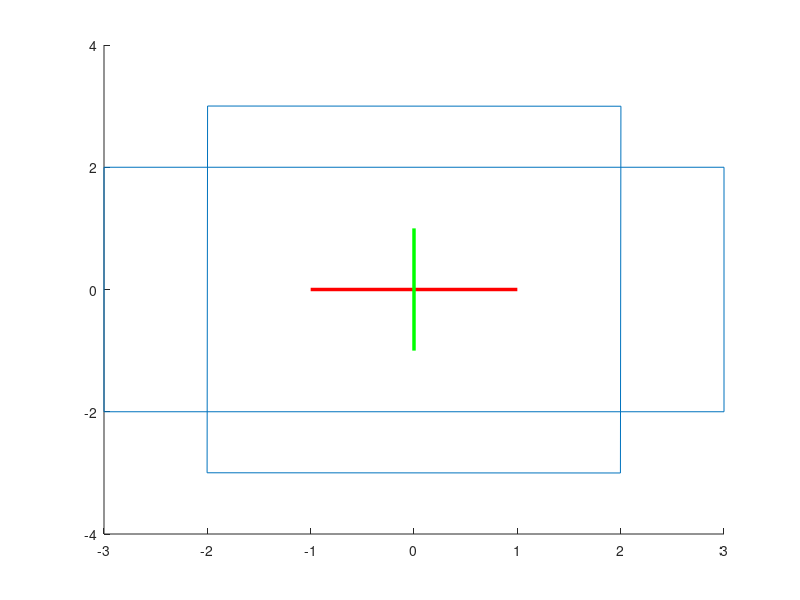

Recreate this plot in MATLAB.
close all

angle_rad=deg2rad(90);

for t=0:0.01:angle_rad
    
    clf
    
line([-1 1],[0 0],[0 0],'color',[1 0 0],'linewidth',2.5);
line([0 0],[-1 1],[0 0],'color',[0 1 0],'linewidth',2.5);

p1 = [-3 -2];
p2 = [3 -2];
p3 = [3 2];
p4 = [-3 2];

line([p1(1) p2(1)],[p1(2) p2(2)],[0 0]);
line([p2(1) p3(1)],[p2(2) p3(2)],[0 0]);
line([p3(1) p4(1)],[p3(2) p4(2)],[0 0]);
line([p4(1) p1(1)],[p4(2) p1(2)],[0 0]);

angle_rad=deg2rad(90);

Rz = [cos(t) -sin(t); sin(t) cos(t)];

p1r=Rz*p1';
p2r=Rz*p2';
p3r=Rz*p3';
p4r=Rz*p4';

line([p1r(1) p2r(1)],[p1r(2) p2r(2)],[0 0]);
line([p2r(1) p3r(1)],[p2r(2) p3r(2)],[0 0]);
line([p3r(1) p4r(1)],[p3r(2) p4r(2)],[0 0]);
line([p4r(1) p1r(1)],[p4r(2) p1r(2)],[0 0]);

pause(0.01);

end
